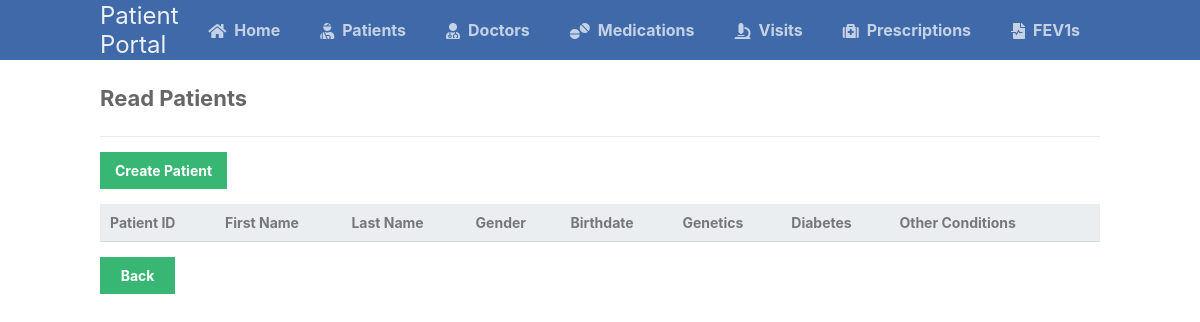
Before: /scripts/patients_table/patients_read.php with the older database file.
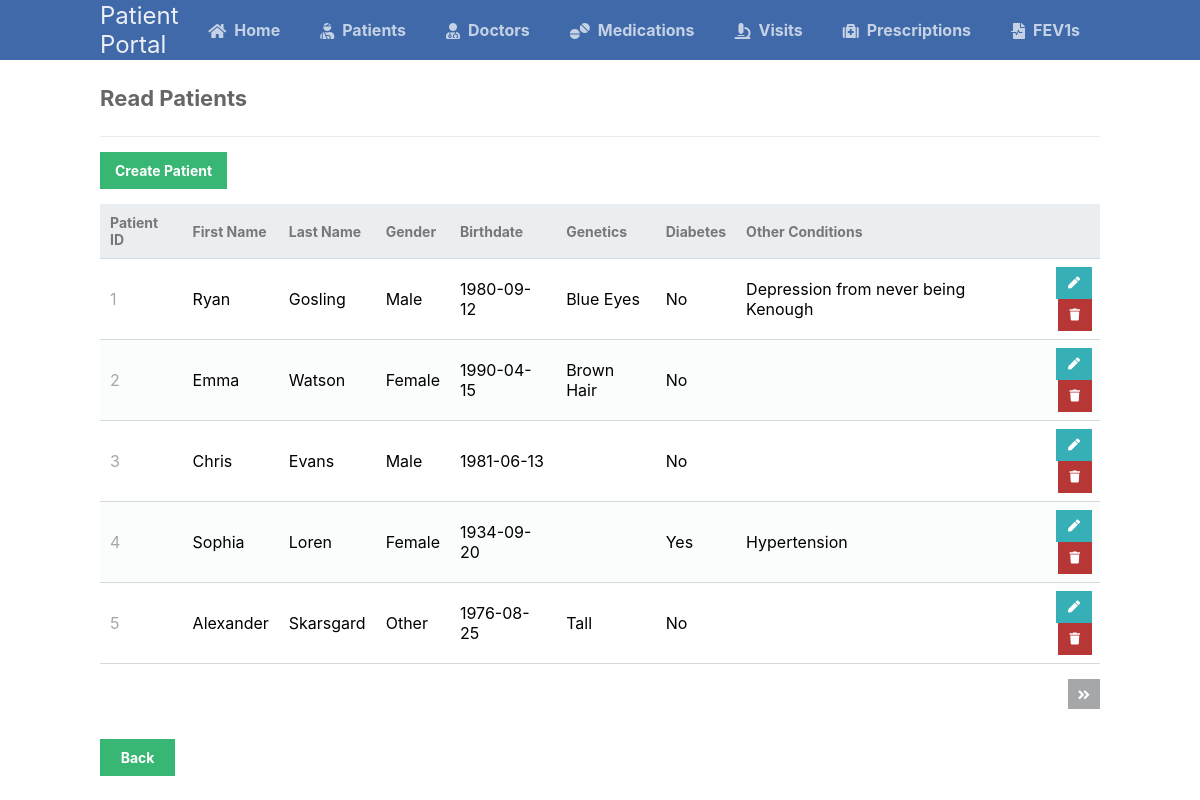
After: the same page with the newer database file.
### tables this page shows
CREATE TABLE patients (
	patient_id INT AUTO_INCREMENT NOT NULL UNIQUE,
	patient_first_name VARCHAR(100) NOT NULL,
	patient_last_name VARCHAR(100) NOT NULL,
	gender CHAR(6) NOT NULL CHECK (gender IN ("Male", "Female", "Other")),
	birthdate DATE NOT NULL,
	genetics VARCHAR(255),
	diabetes CHAR(3) NOT NULL CHECK (diabetes IN ("Yes", "No")), 
	other_conditions VARCHAR(255), 
	PRIMARY KEY (patient_id)
);

### scripts/patients_table/patients_read.php (the view, shortened to what this page needs)
<?php
@include_once (APP_ROOT.APP_FOLDER_NAME . '/scripts/functions.php');
$pdo = pdo_connect_mysql();
$page = isset($_GET['page']) && is_numeric($_GET['page']) ? (int)$_GET['page'] : 1;
$records_per_page = 5;
$stmt = $pdo->prepare('SELECT * FROM patients ORDER BY patient_id LIMIT :current_page, :record_per_page');
$stmt->bindValue(':current_page', ($page-1)*$records_per_page, PDO::PARAM_INT);
$stmt->bindValue(':record_per_page', $records_per_page, PDO::PARAM_INT);
$stmt->execute();
$patients = $stmt->fetchAll(PDO::FETCH_ASSOC);
$num_patients = $pdo->query('SELECT COUNT(*) FROM patients')->fetchColumn();
?>
<?=template_header('Read')?>
<div class="content read">
	<h2>Read Patients</h2>
	<a href="patients_create.php" class="create-contact">Create Patient</a>
	<table>
        <thead>
            <tr>
                <td>Patient ID</td>
                <td>First Name</td>
                <td>Last Name</td>
                <td>Gender</td>
                <td>Birthdate</td>
                <td>Genetics</td>
                <td>Diabetes</td>
                <td>Other Conditions</td>
                <td></td>
            </tr>
        </thead>
        <tbody>
            <?php foreach ($patients as $patient): ?>
            <tr>
                <td><?=$patient['patient_id']?></td>
                <td><?=$patient['patient_first_name']?></td>
                <td><?=$patient['patient_last_name']?></td>
                <td><?=$patient['gender']?></td>
                <td><?=$patient['birthdate']?></td>
                <td><?=$patient['genetics']?></td>
                <td><?=$patient['diabetes']?></td>
                <td><?=$patient['other_conditions']?></td>
                <td class="actions">
                    <a href="patients_update.php?patient_id=<?=$patient['patient_id']?>" class="edit"><i class="fas fa-pen fa-xs"></i></a>
                    <a href="patients_delete.php?patient_id=<?=$patient['patient_id']?>" class="trash"><i class="fas fa-trash fa-xs"></i></a>
                </td>
            </tr>
            <?php endforeach; ?>
        </tbody>
    </table>
	<div class="pagination">
		<?php if ($page*$records_per_page < $num_patients): ?>
		<a href="patients_read.php?page=<?=$page+1?>"><i class="fas fa-angle-double-right fa-sm"></i></a>
		<?php endif; ?>
	</div>
    <a class="back" href="..\landingPage.php">Back</a>
</div>
<?=template_footer()?>

Changed rows visible on the page:
added patients: patient_id "1", patient_first_name "Ryan", patient_last_name "Gosling", gender "Male", birthdate "1980-09-12", genetics "Blue Eyes", diabetes "No", other_conditions "Depression from never being Kenough"
added patients: patient_id "2", patient_first_name "Emma", patient_last_name "Watson", gender "Female", birthdate "1990-04-15", genetics "Brown Hair", diabetes "No"
added patients: patient_id "3", patient_first_name "Chris", patient_last_name "Evans", gender "Male", birthdate "1981-06-13", diabetes "No"
added patients: patient_id "4", patient_first_name "Sophia", patient_last_name "Loren", gender "Female", birthdate "1934-09-20", diabetes "Yes", other_conditions "Hypertension"
added patients: patient_id "5", patient_first_name "Alexander", patient_last_name "Skarsgard", gender "Other", birthdate "1976-08-25", genetics "Tall", diabetes "No"
